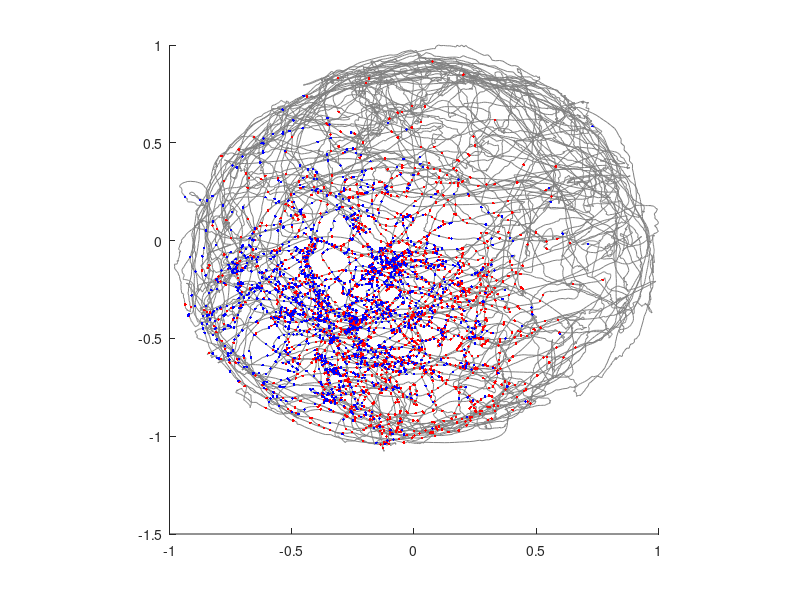

Source code (MATLAB): (Note: this script raises an error after producing the figure.)
cd('F:\Research\Code\2025_NBIO_207A\Lab_SpikeTrains_PoissonProcesses\Matlab_SpikeData_PointProcess_ProblemSet')
load('hipp_data.mat')

%% 1 Plot rat in 2D trajectory with spikes from Neuron 1 and 2 overlaid
spikes = logical(spikes);
spikes2 = logical(spikes2);

figure; hold on; axis square
plot(xN,yN,'Color',[.5 .5 .5])
plot(xN(spikes),yN(spikes),'r.')
plot(xN(spikes2),yN(spikes2),'b.')

%% 2 Fit a GLM with linear position to this point process data

predictors1 = [xN yN];
response1 = spikes;
[model1_b,model1_dev,model1_stats] = glmfit(predictors1,response1,'poisson');
% model1_b = vector of coefficient estimates by MLE (default)
% model1_dev = -2logL(theta) deviance of the model fit
% model1_stats = struct of statistics on the fitted model

model1_aic = model1_dev + 2*(size(predictors1,2)) + 1;

% Define custom link function 'poisson' for glmval (not builtin)
% link1 = @(mu) poissinv(mu);
% derlink1 = @(mu) 1 ./ poisspdf(poissinv(mu));
% invlink1 = @(resp) cdf('poisson',resp);
% F = {link1, derlink1, invlink1};
[spikes_pred1,ciHi1,ciLo1] = glmval(model1_b, predictors1,'logit',model1_stats);
% predY = exp(model1_b(1) + model1_b(2)*xN + model1_b(3)*yN);

figure; hold on
plot(spikes.*max(spikes_pred1),'k')
plot(spikes_pred1,'b'); 
plot(spikes_pred1+ciHi1,'Color',[.5 .5 .5]); plot(spikes_pred1-ciLo1,'Color',[.5 .5 .5])

%% 3 Fit GLM with quadratic position information

predictors2 = [xN xN.^2 yN yN.^2];
response2 = spikes;
[model2_b,model2_dev,model2_stats] = glmfit(predictors2,response2,'poisson');

model2_aic = model2_dev + 2*(size(predictors2,2)) + 1;

if model2_aic < model1_aic
    disp(['Model 2 AIC lower (better) than Model 1'])
end

[spikes_pred2,ciHi2,ciLo2] = glmval(model2_b, predictors2,'log',model2_stats);

figure; hold on
plot(spikes.*max(spikes_pred2),'k')
plot(spikes_pred1,'b'); 
plot(spikes_pred2,'r'); 
plot(spikes_pred1+ciHi1,'Color',[.5 .5 .5]); plot(spikes_pred1-ciLo1,'Color',[.5 .5 .5])
plot(spikes_pred2+ciHi2,'Color',[.5 .5 .5]); plot(spikes_pred2-ciLo2,'Color',[.5 .5 .5])
% plot(smooth(spikes,250))

%% Create a simulated spike train from the predicted lambdas - stochastic
% May be useful for visualization purposes or comparing true spike train to
% inferred spike train of GLM model

spike_trn2 = poissrnd(spikes_pred2);    %Treat predicted spike rate as lambda

figure; hold on;
plot(spikes)
plot(spike_trn2)







